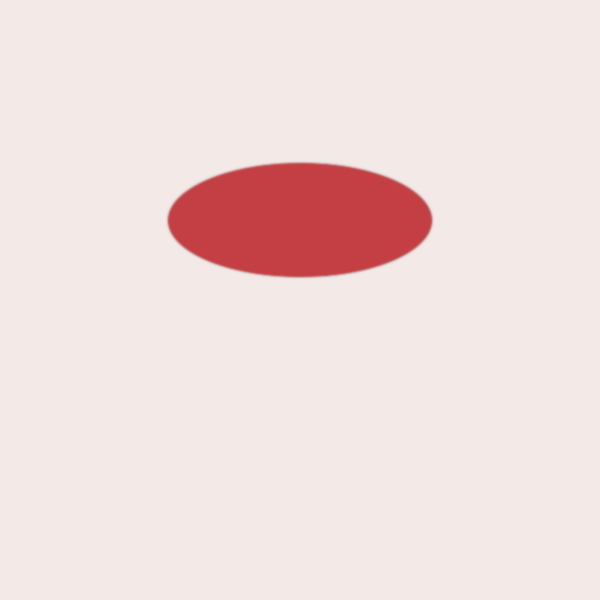
Frame 1 (no input)
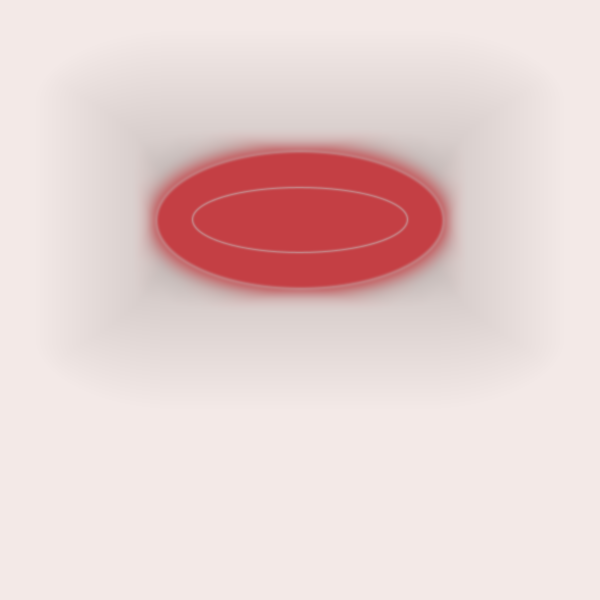
Frame 60 (the mouse pressed at the canvas centre just before this capture)
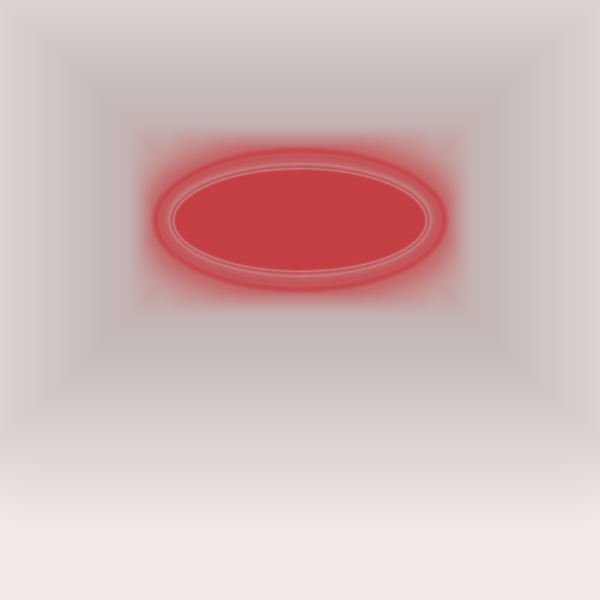
Frame 120 (the mouse held since frame 60 and released just before this capture)

The Processing sketch that drew these frames (run headless with seeded random() and noise(); from frame 60 on, the mouse is pressed at the canvas centre):

// Processing sketch: processing_10169
// ── processing_10169.pde

/*
 
 Título: Motion Miro
 Nombre: Ana Paula Carvalho
 Fecha:  06_10
 Lugar: Barcelona
 Objetivo: Crear un skecht sobre el cuadro del Miro donde adaptei ao modo continuo
 //
 
 Descripción: todo lo que quieras comentar describiendo tu proyecto
 */


//DECLARACIÓN DE VARIABLES, es lo primero que se ejecuta de la aplicacion
color micolor = #000fff;
float diametro ;  //declaracion de variable diametro de mi circulo
boolean limpiamosPantalla = false; //variable logiga, puede valer verdadero (true) o falso (false)
PImage fondo ;
void setup(){
  //setup, INICIALIZACION, solo se ejecuta una vez
  size(600,600); // lo primero que se pone!
  background(243,233,231); // pintamos el lienzo de un color
  smooth(); //suavizamos 
  

}

//Bola vermelha
void draw(){
  if (limpiamosPantalla) background(fondo); 
  //sentencia condicional, asi podemos CONTROLAR nuestro programa
  //es una pregunta, que puede ser VERDADERA O FALSA , si es VERDADERA se ejecuta background(fondo); 

  diametro = random(0,100); //inicializamos la variable con un valor decimal aleatorio entre 0 y 100
  // println("mensaje de consola: diametro"+ diametro);
  fill(196,63,68);
  stroke(200);
  ellipse(width/2,height/2-80,diametro+200,diametro+50);
  filter(BLUR, 1);

}
void keyPressed() {
  switch(key) {
  case '+': 
    println("has pulsado la tecla +");
    break;
  case '-': 
    println("has pulsado la tecla -");
    break;

  case 'q': 
    println("has pulsado la tecla q");
    break;
  case 's': 
  case 'S': 
    println("has pulsado la tecla s o S");
    break;

  case 'b': 
  case 'B': 
    limpiamosPantalla =! limpiamosPantalla;
    /*un truco para hacer como un boton, si la variable limpiamosPantalla vale TRUE, entonces valdrá  FALSE, y al reves, 
     es lo mismo que poner esto
     if (limpiamosPantalla == true){
     limpiamosPantalla = false;
     }
     else
     {
     limpiamosPantalla = true;
     }
     */
    break;
  }
}

//Retangulo
void mouseDragged() {
  fill(46,46,48);
  stroke(74,74,76);
  println("has arastrado el raton");
  rectMode(CENTER) ; //centralizamos el punto de anclaje del rectangulo al centro
  rect(mouseX,mouseY, width+2000, height/20);


}

//Bolinhas coloridas
void mouseMoved() {
  println("has movido el raton");
   fill(devuelveColor());
  ellipse(random(width),random(height),map(mouseX,10,width,0,50),map(mouseX,10,width,0,50));
}
void mousePressed() {
  println("has presionado el raton");
  fill(devuelveColor());
  //micolor = color(random(0),100,100); 
  //como lo que queremos es un color , de decimos que lo convierta a color
  //convierteme loq ue hay entre parentesis a color  color(numero) , el color puede estar definido
  //por sus numeros R G B 

}
//Cor bolinhas
color devuelveColor() {
  float rojo = random (0,100);
  float verde = random(0,100);
  float azul = 50;
  return color(rojo,verde,azul);
}
